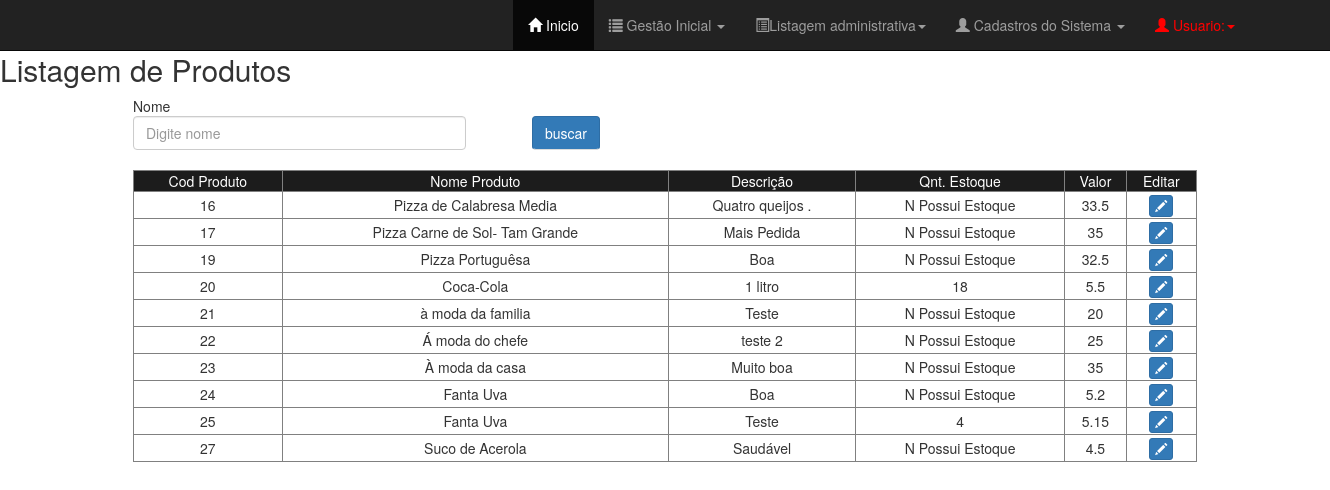
The page /Views/TelaListagemProdutosVenda.php on the database as committed earlier.
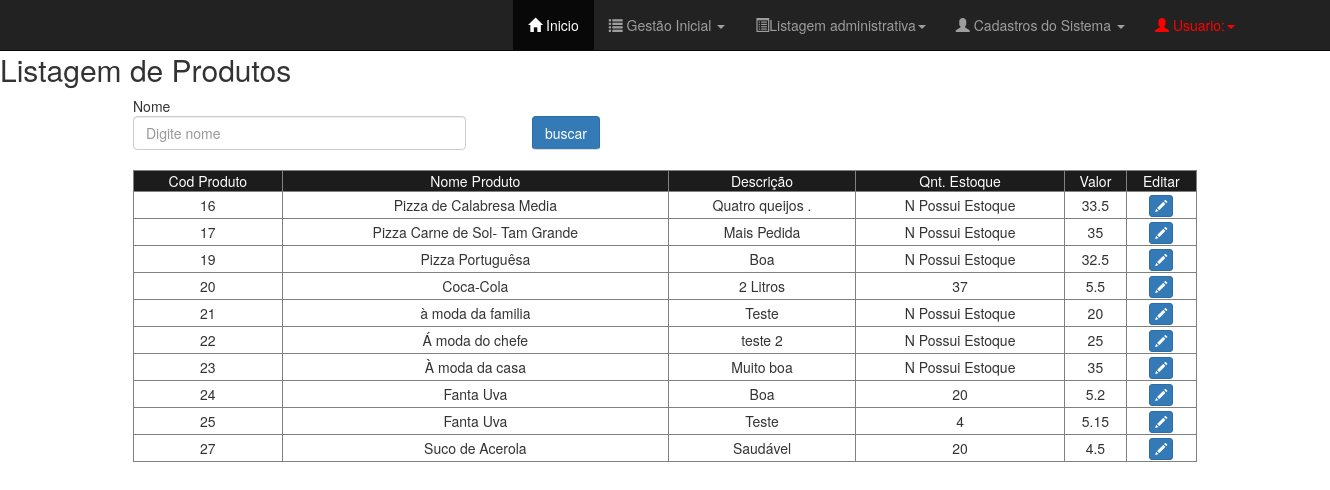
The same page on the database as committed later.
### tables this page shows
CREATE TABLE `tab_produtovenda` (
  `cod_produtovenda` int(11) NOT NULL,
  `nome_produto` varchar(50) DEFAULT NULL,
  `valor_produto` double DEFAULT NULL,
  `descricao_produto` varchar(60) DEFAULT NULL,
  `decremento` varchar(3) NOT NULL DEFAULT 'nao',
  `qnt_produto` int(11) DEFAULT NULL
);

### Views/TelaListagemProdutosVenda.php (the view, shortened to what this page needs)
<?php
	$c = new conectar();
    $conexao = $c->conexao();
    $sql =  "SELECT cod_produtovenda, nome_produto, descricao_produto, qnt_produto, valor_produto FROM tab_produtovenda";
    $result = mysqli_query($conexao, $sql);
?>
<!DOCTYPE html>
<html>
<head>
	<?php require_once "TelaMenu.php" ?>
	<link rel="stylesheet" type="text/css" href="../css/listagem_geral.css">
	<link rel="stylesheet" type="text/css" href="../../lib/bootstrap/css/bootstrap.css">
</head>
<body>
	<div class="principal">
			<div id="cabecalho_pesquisa">
			<h2>Listagem de Produtos</h2>
			    <div id="pesquisa">
					<form id="frmpesquisa" action="listagem/listagemProduto.esp.php" method="POST">
						<span id="de">Nome</span>
						<input type="text" class="form-control" id="busca_produto_cliente" name="busca_produto_cliente" placeholder="Digite nome" required></input>
						<button type="submit" class="btn btn-primary" id="btnPesquisaData">buscar</button>
					</form>
			</div>
				<div id="mostrapedidos">
					<table border="1" class="" id="tabeladepedidos">
						<tr id="topo_tabela">
							<td>Cod Produto</td>
							<td>Nome Produto</td>
							<td>Descrição</td>
							<td>Qnt. Estoque</td>
							<td>Valor</td>
							<td>Editar</td>
						</tr>
						<?php while($mostrar = mysqli_fetch_row($result)): ?>
						<tr id="corpo_tabela">
							<td><?php echo $mostrar[0]; ?></td>
							<td><?php echo utf8_encode($mostrar[1]); ?></td>
							<td><?php echo utf8_encode($mostrar[2]); ?></td>
							<?php if ($mostrar[3] <= 0) {
								$mostrar[3] = "N Possui Estoque";
							} ?>
							<td><?php echo $mostrar[3]; ?></td>
							<td><?php echo $mostrar[4]; ?></td>
							<td>
						    <span  data-toggle="modal" data-target="#abremodalUpdateProduto" class="btn btn-primary btn-xs" onclick="obterDadosProdutoVendaU('<?php echo $mostrar[0] ?>')">
									<span class="glyphicon glyphicon-pencil"></span>
								</span>
							</td>
						</tr>
			        <?php endWhile; ?>
					</table>
				</div>
		</div>
	</div>
</body>
</html>

Rows that differ between the two databases and show on the page:
changed tab_produtovenda "Coca-Cola": descricao_produto "1 litro" → "2 Litros"; qnt_produto "18" → "37"
changed tab_produtovenda id 24: qnt_produto "N Possui Estoque" → "20"
changed tab_produtovenda "Suco de Acerola": qnt_produto "N Possui Estoque" → "20"
